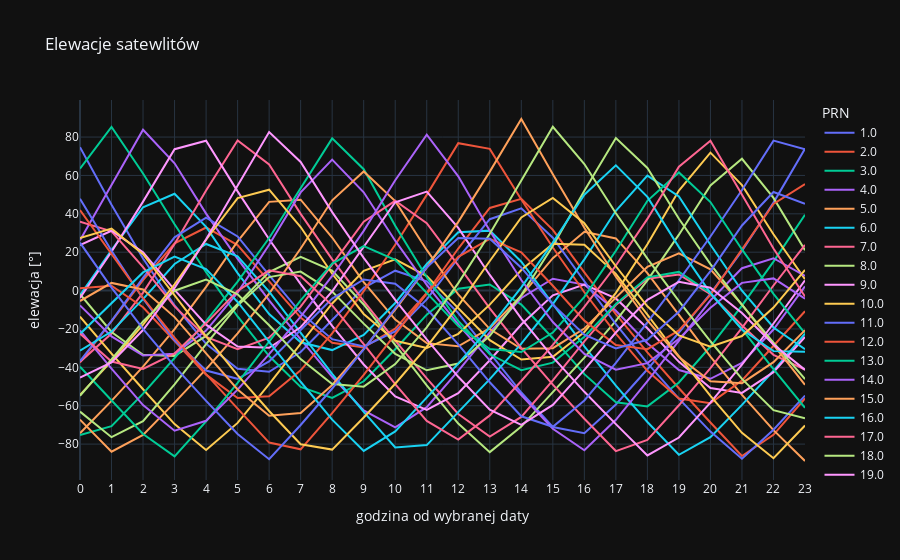

Notebook code cell kept with this figure:
### Code cell
fig = px.line(eledf, x='h', y='el', color='PRN',title='Elewacje satewlitów', labels={'h':'godzina od wybranej daty','el':'elewacja [°]'}, template='plotly_dark')
fig.update_layout(hovermode="closest", xaxis = dict(tickmode = 'linear', tick0=0, dtick=1))
fig.update_xaxes(showspikes=True)
# fig.update_yaxes(showspikes=True)
fig.show()

### Figure 1 — Plotly figure (JSON) as saved in the notebook; plotly's stock layout.template omitted (floating-point values rounded to 4 significant figures)
{"data": [{"hovertemplate": "PRN=1.0<br>godzina od wybranej daty=%{x}<br>elewacja [°]=%{y}<extra></extra>", "legendgroup": "1.0", "line": {"color": "#636efa", "dash": "solid"}, "marker": {"symbol": "circle"}, "mode": "lines", "name": "1.0", "orientation": "v", "showlegend": true, "type": "scatter", "x": [0, 1, 2, 3, 4, 5, 6, 7, 8, 9, 10, 11, 12, 13, 14, 15, 16, 17, 18, 19, 20, 21, 22, 23], "xaxis": "x", "y": [74.72, 44.76, 16.74, -7.741, -27.76, -40.76, -42.32, -32.03, -15.35, 1.431, 10.36, 4.863, -11.77, -32.41, -53.13, -71.09, -74.37, -59.34, -41.02, -21.85, -1.586, 20.65, 45.85, 73.95], "yaxis": "y"}, {"hovertemplate": "PRN=2.0<br>godzina od wybranej daty=%{x}<br>elewacja [°]=%{y}<extra></extra>", "legendgroup": "2.0", "line": {"color": "#EF553B", "dash": "solid"}, "marker": {"symbol": "circle"}, "mode": "lines", "name": "2.0", "orientation": "v", "showlegend": true, "type": "scatter", "x": [0, 1, 2, 3, 4, 5, 6, 7, 8, 9, 10, 11, 12, 13, 14, 15, 16, 17, 18, 19, 20, 21, 22, 23], "xaxis": "x", "y": [-37.43, -16.2, 5.505, 24.62, 32.88, 23.73, 4.896, -14.06, -27.23, -29.65, -19.82, -1.177, 21.92, 43.06, 47.78, 31.67, 9.444, -12.22, -32.24, -50.9, -68.76, -86.2, -75.14, -56.17], "yaxis": "y"}, {"hovertemplate": "PRN=3.0<br>godzina od wybranej daty=%{x}<br>elewacja [°]=%{y}<extra></extra>", "legendgroup": "3.0", "line": {"color": "#00cc96", "dash": "solid"}, "marker": {"symbol": "circle"}, "mode": "lines", "name": "3.0", "orientation": "v", "showlegend": true, "type": "scatter", "x": [0, 1, 2, 3, 4, 5, 6, 7, 8, 9, 10, 11, 12, 13, 14, 15, 16, 17, 18, 19, 20, 21, 22, 23], "xaxis": "x", "y": [63.61, 85.24, 61.02, 34.57, 9.587, -13.49, -34.1, -50.19, -55.93, -47.26, -30.58, -12.56, 0.9392, 3.212, -7.275, -24.82, -43.54, -58.23, -60.34, -47.91, -29.14, -7.861, 15.06, 39.53], "yaxis": "y"}, {"hovertemplate": "PRN=4.0<br>godzina od wybranej daty=%{x}<br>elewacja [°]=%{y}<extra></extra>", "legendgroup": "4.0", "line": {"color": "#ab63fa", "dash": "solid"}, "marker": {"symbol": "circle"}, "mode": "lines", "name": "4.0", "orientation": "v", "showlegend": true, "type": "scatter", "x": [0, 1, 2, 3, 4, 5, 6, 7, 8, 9, 10, 11, 12, 13, 14, 15, 16, 17, 18, 19, 20, 21, 22, 23], "xaxis": "x", "y": [26.27, 54.72, 83.79, 66.32, 40.12, 16.53, -5.088, -25.47, -44.92, -62.48, -71.28, -60.73, -41.88, -21.73, -3.842, 6.174, 3.108, -10.52, -27.47, -41.43, -45.96, -37.67, -20.29, 2.18], "yaxis": "y"}, {"hovertemplate": "PRN=5.0<br>godzina od wybranej daty=%{x}<br>elewacja [°]=%{y}<extra></extra>", "legendgroup": "5.0", "line": {"color": "#FFA15A", "dash": "solid"}, "marker": {"symbol": "circle"}, "mode": "lines", "name": "5.0", "orientation": "v", "showlegend": true, "type": "scatter", "x": [0, 1, 2, 3, 4, 5, 6, 7, 8, 9, 10, 11, 12, 13, 14, 15, 16, 17, 18, 19, 20, 21, 22, 23], "xaxis": "x", "y": [-74.35, -57.49, -39.64, -20.03, 1.899, 25.67, 46.24, 47.35, 27.65, 4.414, -15.12, -27.39, -29.02, -19.57, -2.603, 16.92, 30.63, 27.17, 9.133, -12.95, -34.46, -54.37, -72.74, -88.81], "yaxis": "y"}, {"hovertemplate": "PRN=6.0<br>godzina od wybranej daty=%{x}<br>elewacja [°]=%{y}<extra></extra>", "legendgroup": "6.0", "line": {"color": "#19d3f3", "dash": "solid"}, "marker": {"symbol": "circle"}, "mode": "lines", "name": "6.0", "orientation": "v", "showlegend": true, "type": "scatter", "x": [0, 1, 2, 3, 4, 5, 6, 7, 8, 9, 10, 11, 12, 13, 14, 15, 16, 17, 18, 19, 20, 21, 22, 23], "xaxis": "x", "y": [-2.433, 21.08, 43.43, 50.44, 33.2, 9.121, -12.25, -26.91, -31.0, -23.07, -6.473, 13.83, 30.44, 31.24, 15.04, -7.05, -29.07, -49.58, -68.48, -85.58, -76.43, -59.56, -41.8, -22.45], "yaxis": "y"}, {"hovertemplate": "PRN=7.0<br>godzina od wybranej daty=%{x}<br>elewacja [°]=%{y}<extra></extra>", "legendgroup": "7.0", "line": {"color": "#FF6692", "dash": "solid"}, "marker": {"symbol": "circle"}, "mode": "lines", "name": "7.0", "orientation": "v", "showlegend": true, "type": "scatter", "x": [0, 1, 2, 3, 4, 5, 6, 7, 8, 9, 10, 11, 12, 13, 14, 15, 16, 17, 18, 19, 20, 21, 22, 23], "xaxis": "x", "y": [-37.19, -22.38, -1.075, 24.24, 52.13, 78.23, 65.69, 39.99, 16.25, -5.544, -26.06, -45.76, -64.3, -76.13, -65.85, -46.76, -26.48, -7.455, 6.166, 8.396, -1.834, -18.17, -33.47, -41.2], "yaxis": "y"}, {"hovertemplate": "PRN=8.0<br>godzina od wybranej daty=%{x}<br>elewacja [°]=%{y}<extra></extra>", "legendgroup": "8.0", "line": {"color": "#B6E880", "dash": "solid"}, "marker": {"symbol": "circle"}, "mode": "lines", "name": "8.0", "orientation": "v", "showlegend": true, "type": "scatter", "x": [0, 1, 2, 3, 4, 5, 6, 7, 8, 9, 10, 11, 12, 13, 14, 15, 16, 17, 18, 19, 20, 21, 22, 23], "xaxis": "x", "y": [-1.887, -21.57, -33.48, -34.07, -23.62, -6.97, 9.651, 17.64, 10.49, -7.246, -28.3, -49.37, -69.32, -84.19, -70.89, -53.13, -34.94, -15.75, 5.346, 29.13, 54.74, 68.68, 48.29, 21.02], "yaxis": "y"}, {"hovertemplate": "PRN=9.0<br>godzina od wybranej daty=%{x}<br>elewacja [°]=%{y}<extra></extra>", "legendgroup": "9.0", "line": {"color": "#FF97FF", "dash": "solid"}, "marker": {"symbol": "circle"}, "mode": "lines", "name": "9.0", "orientation": "v", "showlegend": true, "type": "scatter", "x": [0, 1, 2, 3, 4, 5, 6, 7, 8, 9, 10, 11, 12, 13, 14, 15, 16, 17, 18, 19, 20, 21, 22, 23], "xaxis": "x", "y": [-3.894, 20.25, 46.37, 73.69, 78.08, 51.7, 26.75, 3.412, -18.42, -38.52, -55.19, -62.19, -53.45, -36.31, -17.68, -2.463, 3.132, -4.073, -19.66, -37.13, -50.75, -53.31, -42.5, -24.2], "yaxis": "y"}, {"hovertemplate": "PRN=10.0<br>godzina od wybranej daty=%{x}<br>elewacja [°]=%{y}<extra></extra>", "legendgroup": "10.0", "line": {"color": "#FECB52", "dash": "solid"}, "marker": {"symbol": "circle"}, "mode": "lines", "name": "10.0", "orientation": "v", "showlegend": true, "type": "scatter", "x": [0, 1, 2, 3, 4, 5, 6, 7, 8, 9, 10, 11, 12, 13, 14, 15, 16, 17, 18, 19, 20, 21, 22, 23], "xaxis": "x", "y": [-13.56, -32.9, -51.43, -69.57, -83.1, -68.96, -48.79, -27.59, -6.708, 10.3, 16.28, 7.566, -9.208, -25.8, -35.94, -34.54, -21.66, -1.16, 24.18, 52.14, 71.89, 54.96, 29.35, 5.973], "yaxis": "y"}, {"hovertemplate": "PRN=11.0<br>godzina od wybranej daty=%{x}<br>elewacja [°]=%{y}<extra></extra>", "legendgroup": "11.0", "line": {"color": "#636efa", "dash": "solid"}, "marker": {"symbol": "circle"}, "mode": "lines", "name": "11.0", "orientation": "v", "showlegend": true, "type": "scatter", "x": [0, 1, 2, 3, 4, 5, 6, 7, 8, 9, 10, 11, 12, 13, 14, 15, 16, 17, 18, 19, 20, 21, 22, 23], "xaxis": "x", "y": [-36.75, -15.78, 6.643, 27.74, 37.98, 28.2, 8.07, -11.56, -25.33, -29.09, -21.26, -4.59, 16.88, 37.19, 42.84, 27.53, 4.855, -17.44, -37.79, -56.3, -73.49, -87.6, -72.5, -54.72], "yaxis": "y"}, {"hovertemplate": "PRN=12.0<br>godzina od wybranej daty=%{x}<br>elewacja [°]=%{y}<extra></extra>", "legendgroup": "12.0", "line": {"color": "#EF553B", "dash": "solid"}, "marker": {"symbol": "circle"}, "mode": "lines", "name": "12.0", "orientation": "v", "showlegend": true, "type": "scatter", "x": [0, 1, 2, 3, 4, 5, 6, 7, 8, 9, 10, 11, 12, 13, 14, 15, 16, 17, 18, 19, 20, 21, 22, 23], "xaxis": "x", "y": [1.179, 2.496, -8.684, -26.14, -43.82, -55.99, -55.06, -41.59, -22.35, -0.3013, 23.86, 49.88, 76.81, 73.84, 47.48, 22.44, -0.8835, -22.48, -41.82, -56.27, -58.65, -46.85, -28.9, -10.76], "yaxis": "y"}, {"hovertemplate": "PRN=13.0<br>godzina od wybranej daty=%{x}<br>elewacja [°]=%{y}<extra></extra>", "legendgroup": "13.0", "line": {"color": "#00cc96", "dash": "solid"}, "marker": {"symbol": "circle"}, "mode": "lines", "name": "13.0", "orientation": "v", "showlegend": true, "type": "scatter", "x": [0, 1, 2, 3, 4, 5, 6, 7, 8, 9, 10, 11, 12, 13, 14, 15, 16, 17, 18, 19, 20, 21, 22, 23], "xaxis": "x", "y": [-75.31, -70.62, -53.7, -35.15, -15.87, 4.656, 27.4, 53.17, 79.32, 63.24, 33.79, 6.965, -15.87, -33.21, -41.52, -37.54, -24.05, -7.031, 6.914, 9.735, -1.263, -20.09, -40.98, -61.07], "yaxis": "y"}, {"hovertemplate": "PRN=14.0<br>godzina od wybranej daty=%{x}<br>elewacja [°]=%{y}<extra></extra>", "legendgroup": "14.0", "line": {"color": "#ab63fa", "dash": "solid"}, "marker": {"symbol": "circle"}, "mode": "lines", "name": "14.0", "orientation": "v", "showlegend": true, "type": "scatter", "x": [0, 1, 2, 3, 4, 5, 6, 7, 8, 9, 10, 11, 12, 13, 14, 15, 16, 17, 18, 19, 20, 21, 22, 23], "xaxis": "x", "y": [-7.757, -23.91, -33.88, -32.96, -20.88, -1.032, 23.87, 51.18, 68.27, 51.22, 26.0, 2.925, -17.59, -36.4, -54.39, -72.03, -83.21, -67.34, -47.16, -25.94, -5.061, 11.65, 16.87, 7.624], "yaxis": "y"}, {"hovertemplate": "PRN=15.0<br>godzina od wybranej daty=%{x}<br>elewacja [°]=%{y}<extra></extra>", "legendgroup": "15.0", "line": {"color": "#FFA15A", "dash": "solid"}, "marker": {"symbol": "circle"}, "mode": "lines", "name": "15.0", "orientation": "v", "showlegend": true, "type": "scatter", "x": [0, 1, 2, 3, 4, 5, 6, 7, 8, 9, 10, 11, 12, 13, 14, 15, 16, 17, 18, 19, 20, 21, 22, 23], "xaxis": "x", "y": [-67.25, -83.95, -75.21, -58.38, -40.97, -22.35, -1.607, 21.92, 47.06, 62.07, 46.61, 21.17, -2.02, -20.06, -30.33, -30.03, -19.75, -3.66, 12.37, 19.43, 11.08, -7.341, -28.44, -49.12], "yaxis": "y"}, {"hovertemplate": "PRN=16.0<br>godzina od wybranej daty=%{x}<br>elewacja [°]=%{y}<extra></extra>", "legendgroup": "16.0", "line": {"color": "#19d3f3", "dash": "solid"}, "marker": {"symbol": "circle"}, "mode": "lines", "name": "16.0", "orientation": "v", "showlegend": true, "type": "scatter", "x": [0, 1, 2, 3, 4, 5, 6, 7, 8, 9, 10, 11, 12, 13, 14, 15, 16, 17, 18, 19, 20, 21, 22, 23], "xaxis": "x", "y": [-31.28, -21.37, -4.428, 13.84, 24.28, 17.9, -0.587, -22.26, -43.43, -63.26, -81.73, -80.53, -63.49, -46.15, -27.65, -7.074, 16.27, 41.6, 59.94, 49.08, 23.92, -0.08813, -19.21, -30.59], "yaxis": "y"}, {"hovertemplate": "PRN=17.0<br>godzina od wybranej daty=%{x}<br>elewacja [°]=%{y}<extra></extra>", "legendgroup": "17.0", "line": {"color": "#FF6692", "dash": "solid"}, "marker": {"symbol": "circle"}, "mode": "lines", "name": "17.0", "orientation": "v", "showlegend": true, "type": "scatter", "x": [0, 1, 2, 3, 4, 5, 6, 7, 8, 9, 10, 11, 12, 13, 14, 15, 16, 17, 18, 19, 20, 21, 22, 23], "xaxis": "x", "y": [35.94, 30.88, 12.27, -8.239, -24.15, -30.53, -24.51, -8.369, 13.53, 35.94, 46.79, 35.08, 13.12, -9.309, -30.03, -49.04, -66.82, -83.63, -77.81, -59.78, -40.37, -19.46, 2.659, 23.8], "yaxis": "y"}, {"hovertemplate": "PRN=18.0<br>godzina od wybranej daty=%{x}<br>elewacja [°]=%{y}<extra></extra>", "legendgroup": "18.0", "line": {"color": "#B6E880", "dash": "solid"}, "marker": {"symbol": "circle"}, "mode": "lines", "name": "18.0", "orientation": "v", "showlegend": true, "type": "scatter", "x": [0, 1, 2, 3, 4, 5, 6, 7, 8, 9, 10, 11, 12, 13, 14, 15, 16, 17, 18, 19, 20, 21, 22, 23], "xaxis": "x", "y": [-63.09, -76.4, -68.04, -48.85, -27.92, -7.828, 7.033, 9.906, -0.5119, -17.22, -32.96, -41.55, -38.02, -23.56, -2.366, 23.25, 52.06, 79.51, 63.91, 37.42, 13.77, -7.425, -27.16, -46.15], "yaxis": "y"}, {"hovertemplate": "PRN=19.0<br>godzina od wybranej daty=%{x}<br>elewacja [°]=%{y}<extra></extra>", "legendgroup": "19.0", "line": {"color": "#FF97FF", "dash": "solid"}, "marker": {"symbol": "circle"}, "mode": "lines", "name": "19.0", "orientation": "v", "showlegend": true, "type": "scatter", "x": [0, 1, 2, 3, 4, 5, 6, 7, 8, 9, 10, 11, 12, 13, 14, 15, 16, 17, 18, 19, 20, 21, 22, 23], "xaxis": "x", "y": [23.75, 31.18, 19.94, 0.3885, -17.76, -29.17, -29.78, -19.11, -0.3713, 23.11, 46.01, 51.6, 32.66, 8.147, -14.57, -34.69, -52.75, -69.6, -85.9, -76.58, -58.42, -38.64, -17.15, 5.303], "yaxis": "y"}, {"hovertemplate": "PRN=20.0<br>godzina od wybranej daty=%{x}<br>elewacja [°]=%{y}<extra></extra>", "legendgroup": "20.0", "line": {"color": "#FECB52", "dash": "solid"}, "marker": {"symbol": "circle"}, "mode": "lines", "name": "20.0", "orientation": "v", "showlegend": true, "type": "scatter", "x": [0, 1, 2, 3, 4, 5, 6, 7, 8, 9, 10, 11, 12, 13, 14, 15, 16, 17, 18, 19, 20, 21, 22, 23], "xaxis": "x", "y": [-54.38, -36.76, -17.79, 3.279, 26.48, 48.22, 52.57, 33.12, 8.757, -12.17, -26.18, -29.95, -22.55, -7.33, 10.71, 24.41, 23.92, 8.7, -12.48, -34.21, -54.86, -74.13, -87.35, -70.34], "yaxis": "y"}, {"hovertemplate": "PRN=21.0<br>godzina od wybranej daty=%{x}<br>elewacja [°]=%{y}<extra></extra>", "legendgroup": "21.0", "line": {"color": "#636efa", "dash": "solid"}, "marker": {"symbol": "circle"}, "mode": "lines", "name": "21.0", "orientation": "v", "showlegend": true, "type": "scatter", "x": [0, 1, 2, 3, 4, 5, 6, 7, 8, 9, 10, 11, 12, 13, 14, 15, 16, 17, 18, 19, 20, 21, 22, 23], "xaxis": "x", "y": [47.81, 20.74, -4.274, -25.98, -41.68, -46.0, -36.93, -20.67, -4.146, 5.814, 3.616, -9.514, -28.02, -47.79, -65.49, -70.99, -57.27, -37.68, -16.61, 5.301, 28.18, 52.4, 78.13, 73.67], "yaxis": "y"}, {"hovertemplate": "PRN=22.0<br>godzina od wybranej daty=%{x}<br>elewacja [°]=%{y}<extra></extra>", "legendgroup": "22.0", "line": {"color": "#EF553B", "dash": "solid"}, "marker": {"symbol": "circle"}, "mode": "lines", "name": "22.0", "orientation": "v", "showlegend": true, "type": "scatter", "x": [0, 1, 2, 3, 4, 5, 6, 7, 8, 9, 10, 11, 12, 13, 14, 15, 16, 17, 18, 19, 20, 21, 22, 23], "xaxis": "x", "y": [41.95, 18.8, -3.87, -24.52, -43.5, -61.49, -79.22, -82.7, -63.86, -43.96, -22.98, -1.546, 17.57, 26.98, 19.95, 2.539, -15.67, -28.37, -30.55, -20.78, -2.271, 21.24, 45.11, 55.48], "yaxis": "y"}, {"hovertemplate": "PRN=23.0<br>godzina od wybranej daty=%{x}<br>elewacja [°]=%{y}<extra></extra>", "legendgroup": "23.0", "line": {"color": "#00cc96", "dash": "solid"}, "marker": {"symbol": "circle"}, "mode": "lines", "name": "23.0", "orientation": "v", "showlegend": true, "type": "scatter", "x": [0, 1, 2, 3, 4, 5, 6, 7, 8, 9, 10, 11, 12, 13, 14, 15, 16, 17, 18, 19, 20, 21, 22, 23], "xaxis": "x", "y": [-39.66, -57.33, -74.74, -86.38, -68.12, -48.09, -26.85, -5.128, 14.09, 23.22, 16.06, -0.959, -18.51, -30.46, -32.0, -21.9, -3.252, 20.78, 46.78, 61.57, 46.14, 21.44, -1.691, -22.24], "yaxis": "y"}, {"hovertemplate": "PRN=24.0<br>godzina od wybranej daty=%{x}<br>elewacja [°]=%{y}<extra></extra>", "legendgroup": "24.0", "line": {"color": "#ab63fa", "dash": "solid"}, "marker": {"symbol": "circle"}, "mode": "lines", "name": "24.0", "orientation": "v", "showlegend": true, "type": "scatter", "x": [0, 1, 2, 3, 4, 5, 6, 7, 8, 9, 10, 11, 12, 13, 14, 15, 16, 17, 18, 19, 20, 21, 22, 23], "xaxis": "x", "y": [-20.81, -40.69, -59.7, -73.0, -67.84, -51.6, -33.13, -13.53, 7.609, 31.12, 57.49, 81.2, 59.56, 31.15, 5.508, -16.36, -33.05, -41.25, -37.81, -25.13, -8.993, 4.014, 6.353, -4.205], "yaxis": "y"}, {"hovertemplate": "PRN=25.0<br>godzina od wybranej daty=%{x}<br>elewacja [°]=%{y}<extra></extra>", "legendgroup": "25.0", "line": {"color": "#FFA15A", "dash": "solid"}, "marker": {"symbol": "circle"}, "mode": "lines", "name": "25.0", "orientation": "v", "showlegend": true, "type": "scatter", "x": [0, 1, 2, 3, 4, 5, 6, 7, 8, 9, 10, 11, 12, 13, 14, 15, 16, 17, 18, 19, 20, 21, 22, 23], "xaxis": "x", "y": [-5.439, 3.992, 0.5587, -13.83, -32.76, -51.56, -65.23, -63.82, -49.21, -30.42, -9.957, 11.97, 35.81, 62.0, 89.42, 60.67, 32.78, 7.204, -15.57, -34.68, -47.3, -48.23, -37.27, -20.63], "yaxis": "y"}, {"hovertemplate": "PRN=26.0<br>godzina od wybranej daty=%{x}<br>elewacja [°]=%{y}<extra></extra>", "legendgroup": "26.0", "line": {"color": "#19d3f3", "dash": "solid"}, "marker": {"symbol": "circle"}, "mode": "lines", "name": "26.0", "orientation": "v", "showlegend": true, "type": "scatter", "x": [0, 1, 2, 3, 4, 5, 6, 7, 8, 9, 10, 11, 12, 13, 14, 15, 16, 17, 18, 19, 20, 21, 22, 23], "xaxis": "x", "y": [-22.64, -6.761, 9.459, 17.69, 11.24, -5.95, -26.69, -47.51, -67.27, -83.56, -73.41, -56.02, -38.1, -19.16, 1.633, 24.98, 49.96, 65.24, 48.84, 22.64, -1.345, -20.33, -31.55, -31.86], "yaxis": "y"}, {"hovertemplate": "PRN=27.0<br>godzina od wybranej daty=%{x}<br>elewacja [°]=%{y}<extra></extra>", "legendgroup": "27.0", "line": {"color": "#FF6692", "dash": "solid"}, "marker": {"symbol": "circle"}, "mode": "lines", "name": "27.0", "orientation": "v", "showlegend": true, "type": "scatter", "x": [0, 1, 2, 3, 4, 5, 6, 7, 8, 9, 10, 11, 12, 13, 14, 15, 16, 17, 18, 19, 20, 21, 22, 23], "xaxis": "x", "y": [-22.47, -36.95, -40.86, -32.72, -17.07, -0.1212, 10.54, 7.494, -7.681, -27.87, -48.7, -67.93, -77.6, -65.04, -47.11, -28.29, -8.493, 13.06, 37.36, 64.53, 78.09, 50.35, 21.96, -3.091], "yaxis": "y"}, {"hovertemplate": "PRN=29.0<br>godzina od wybranej daty=%{x}<br>elewacja [°]=%{y}<extra></extra>", "legendgroup": "29.0", "line": {"color": "#B6E880", "dash": "solid"}, "marker": {"symbol": "circle"}, "mode": "lines", "name": "29.0", "orientation": "v", "showlegend": true, "type": "scatter", "x": [0, 1, 2, 3, 4, 5, 6, 7, 8, 9, 10, 11, 12, 13, 14, 15, 16, 17, 18, 19, 20, 21, 22, 23], "xaxis": "x", "y": [-54.81, -35.84, -16.1, -0.07206, 5.76, -1.929, -18.09, -35.7, -48.7, -50.06, -38.32, -19.16, 3.879, 29.64, 57.42, 85.38, 65.97, 40.31, 16.64, -5.462, -26.41, -46.04, -62.32, -66.51], "yaxis": "y"}, {"hovertemplate": "PRN=30.0<br>godzina od wybranej daty=%{x}<br>elewacja [°]=%{y}<extra></extra>", "legendgroup": "30.0", "line": {"color": "#FF97FF", "dash": "solid"}, "marker": {"symbol": "circle"}, "mode": "lines", "name": "30.0", "orientation": "v", "showlegend": true, "type": "scatter", "x": [0, 1, 2, 3, 4, 5, 6, 7, 8, 9, 10, 11, 12, 13, 14, 15, 16, 17, 18, 19, 20, 21, 22, 23], "xaxis": "x", "y": [-45.3, -37.45, -20.58, 1.371, 26.7, 54.54, 82.59, 67.0, 40.89, 17.07, -4.844, -25.45, -44.93, -62.11, -70.0, -59.6, -41.32, -21.86, -4.791, 4.551, 1.453, -11.7, -28.06, -41.33], "yaxis": "y"}, {"hovertemplate": "PRN=31.0<br>godzina od wybranej daty=%{x}<br>elewacja [°]=%{y}<extra></extra>", "legendgroup": "31.0", "line": {"color": "#FECB52", "dash": "solid"}, "marker": {"symbol": "circle"}, "mode": "lines", "name": "31.0", "orientation": "v", "showlegend": true, "type": "scatter", "x": [0, 1, 2, 3, 4, 5, 6, 7, 8, 9, 10, 11, 12, 13, 14, 15, 16, 17, 18, 19, 20, 21, 22, 23], "xaxis": "x", "y": [27.42, 32.33, 19.01, -2.17, -23.86, -44.1, -62.75, -80.11, -82.86, -66.16, -48.53, -29.32, -7.97, 15.43, 38.09, 48.23, 35.05, 12.68, -8.206, -23.39, -29.26, -23.69, -8.859, 10.73], "yaxis": "y"}, {"hovertemplate": "PRN=32.0<br>godzina od wybranej daty=%{x}<br>elewacja [°]=%{y}<extra></extra>", "legendgroup": "32.0", "line": {"color": "#636efa", "dash": "solid"}, "marker": {"symbol": "circle"}, "mode": "lines", "name": "32.0", "orientation": "v", "showlegend": true, "type": "scatter", "x": [0, 1, 2, 3, 4, 5, 6, 7, 8, 9, 10, 11, 12, 13, 14, 15, 16, 17, 18, 19, 20, 21, 22, 23], "xaxis": "x", "y": [24.97, 1.557, -19.99, -39.46, -57.46, -74.73, -87.89, -70.04, -51.03, -30.68, -9.142, 12.06, 27.35, 27.06, 11.92, -7.228, -22.94, -30.14, -25.66, -11.01, 10.13, 33.94, 51.4, 45.28], "yaxis": "y"}], "layout": {"hovermode": "closest", "legend": {"title": {"text": "PRN"}, "tracegroupgap": 0}, "title": {"text": "Elewacje satewlitów"}, "xaxis": {"anchor": "y", "domain": [0, 1], "dtick": 1, "showspikes": true, "tick0": 0, "tickmode": "linear", "title": {"text": "godzina od wybranej daty"}}, "yaxis": {"anchor": "x", "domain": [0, 1], "title": {"text": "elewacja [°]"}}}}
